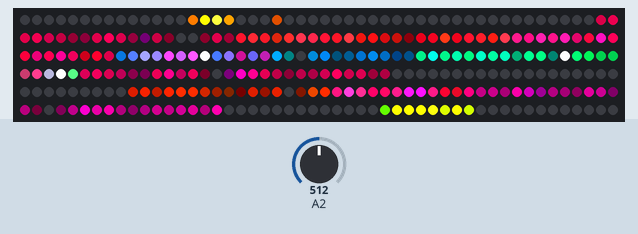
Recording of a sketch running on a simulated Arduino Uno, built with avr-gcc and run on an emulated ATmega328P. Shown: 300 RGB LEDs in strip order, left to right, continuing on the next row. The test bench sets the inputs (shaded band); at power-on: A2 = 512. Dim RGB values are drawn brighter than linear; random numbers use the default seed unless the sketch sets one; what the sketch prints to the serial monitor is not drawn.

Above: at 5.57 s.
At 13.26 s:
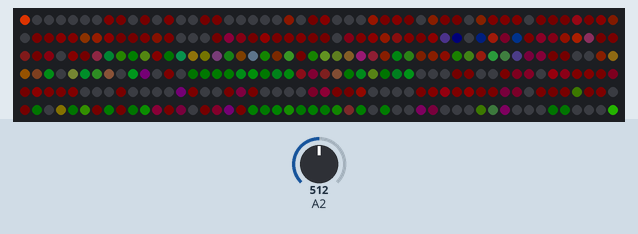
At 20.9 s:
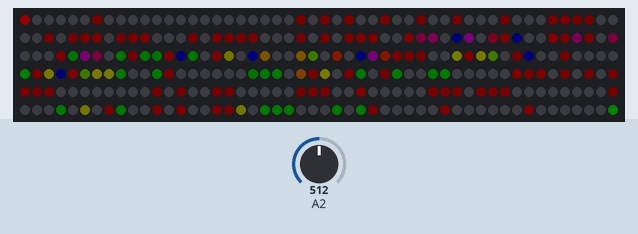
At 25.37 s:
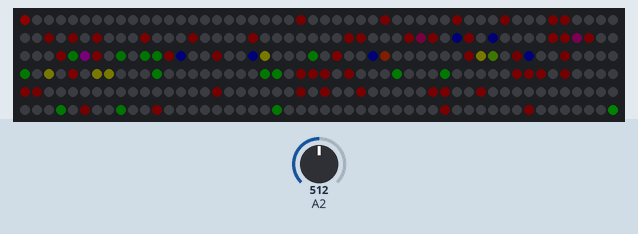
At 29.1 s:
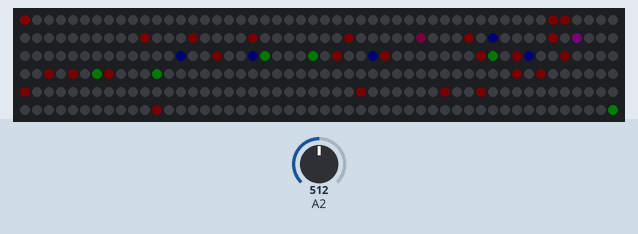
At 39.92 s:
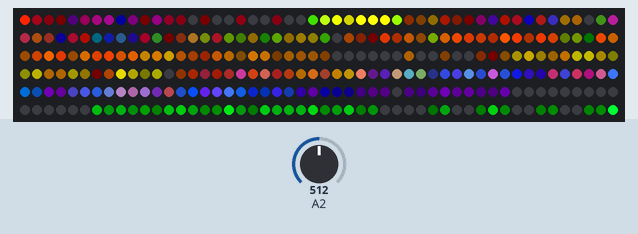

The sketch:

fireworks_with_effect_class.ino
```cpp
#include <Arduino.h>
#include <FastLED.h>
#include "vars.h"

// Effects
#include "ledeffect.h"
//#include "trails.cpp"
//#include "bpm.cpp"
//#include "strobe.cpp"
#include "firework.h"

// Master LED array
CRGBArray<NUM_LEDS> leds;
CRGBSet ledData(leds(0,NUM_LEDS));

// All LED effects
// TrailEffect trail1(1,0,false);
// TrailEffect trail2(NUM_LEDS-1,1,true,10,0);
// StrobeEffect strobe1;
// BPMEffect bpm1(240);
FireworkEffect firework1(0,0);
FireworkEffect firework2(0,0);
FireworkEffect firework3(0,0);
FireworkEffect firework4(40,0);
FireworkEffect firework5(100,0);
FireworkEffect firework6(200,0);
FireworkEffect firework7(150,0);
FireworkEffect firework8(0,0);
FireworkEffect firework9(0,0);
FireworkEffect firework10(0,0);
FireworkEffect firework11(0,0);
FireworkEffect firework12(0,0);
FireworkEffect firework13(0,0);
FireworkEffect firework14(0,0);
FireworkEffect firework15(0,0);

LedEffect *effects[] = { &firework1, &firework2, &firework3, &firework4, &firework5, &firework6, &firework7, &firework8, &firework9, &firework10, &firework11, &firework12, &firework13, &firework14, &firework15 };

const uint8_t num_effects = sizeof( effects ) / sizeof(effects[0]);
uint8_t frame_number = 0;


void setup() {
  // Set up serial connection
  Serial.begin(57600);
  Serial.setTimeout(1500);

  delay(1500);

  if (DEBUG) { Serial.println("DEBUG ON"); }
  else { Serial.println("DEBUG OFF"); }

  // Setup LEDS
  FastLED.addLeds<LED_TYPE, DATA_PIN, CLOCK_PIN, COLOR_ORDER>(leds,NUM_LEDS);
  FastLED.setBrightness(MAX_BRIGHTNESS);
  FastLED.clear();
  FastLED.show();

// Clear LEDS and then flash red, green, blue just as a quick test
  FastLED.clear(); FastLED.show(); FastLED.delay(500);
  if (DEBUG) {
    leds.fill_solid(CRGB::Red); FastLED.show(); FastLED.delay(500);
    leds.fill_solid(CRGB::Green); FastLED.show(); FastLED.delay(500);
    leds.fill_solid(CRGB::Blue); FastLED.show(); FastLED.delay(500);
    FastLED.clear(); FastLED.show(); FastLED.delay(500);
  }

  effects[0]->enable();
  effects[1]->enable();
  effects[2]->enable();
  effects[3]->enable();
  effects[4]->enable();
  effects[5]->enable();
  effects[6]->enable();
  effects[7]->enable();
  effects[8]->enable();
  effects[9]->enable();
  effects[10]->enable();
  effects[11]->enable();
  effects[12]->enable();
  effects[13]->enable();
  effects[14]->enable();
}


void loop() {

  // Clear the global LED array
  fill_solid(leds, NUM_LEDS, CRGB::Black);

  // Iterate over each effect
  for(int i = 0; i< num_effects; i++) {

    //Skip any that are disabled
    if(!(effects[i]->enabled)){
      if (DEBUG) { Serial.print("Effect render skipped - effect disabled for effect: "); Serial.println(i); }
      continue;
    }

    // Render each effect if it's delay time has elapsed
    if (DEBUG) { Serial.print("Beginning effect & frame: "); Serial.print(i); Serial.print(" "); Serial.println(frame_number); }
    effects[i] -> update();
    if (DEBUG) { Serial.print("Done with effect & frame: "); Serial.print(i); Serial.print(" "); Serial.println(frame_number); }

    // Copy the data to the global array
    for(uint16_t j = 0; j< NUM_LEDS; j++){
      ledData[j] += (effects[i]->led_data)[j];
    }
  }

  //firework1.debug_info();

  if (DEBUG) { Serial.print("Global frame complete: "); Serial.println(frame_number); }
  if (DEBUG) { frame_number++; }

  FastLED.show();
}
```

firework.h
```cpp
#ifndef FIREWORK_H
#define FIREWORK_H

#include <FastLED.h>
#include "vars.h"
#include "ledeffect.h"
// Fireworks

// Stages
//  1 - FADEUP
//      - Choose a random position, fade from black to full brightness
//  2 - EXPLOSION
//      - Create sparks and give them velocities and speeds, adding them to the leds
//  3 - FADEOUT
//      - As the sparks fly away, slow them down and begin fading, but fade firework position slowest
//  4 - WAITING
//      - Wait some random amount of time before next firework

#define MAX_NUMBER_OF_SPARKS 60
#define MIN_NUMBER_OF_SPARKS 20

class FireworkEffect: public LedEffect {
    private:
        enum stage {
            FADEUP,
            EXPLOSION,
            FADEOUT,
            WAITING
        };
        uint16_t firework_position;
        uint8_t firework_hue;
        uint16_t firework_bri;
        stage current_stage;
        uint16_t max_wait = 2000;
        uint16_t min_wait = 500;
        uint32_t next_explosion_time;
        bool exploded;
        float gravity = 0.97;
        uint8_t number_of_sparks;
        float spark_position[MAX_NUMBER_OF_SPARKS];
        float spark_velocity[MAX_NUMBER_OF_SPARKS];
        bool spark_direction[MAX_NUMBER_OF_SPARKS];
        float spark_fade[MAX_NUMBER_OF_SPARKS];
        uint8_t bg_fade = 128;
        float spark_bri[MAX_NUMBER_OF_SPARKS];
        uint8_t brightest_spark;

    public:
        // Default constructor, random position
        FireworkEffect(uint16_t startPosition=0, uint8_t startHue=0){
            if(startPosition==0){
                firework_position = random16(10,NUM_LEDS-10);
            }else{
                firework_position = startPosition;
                }
            if(startHue==0){
                firework_hue = random8();
            } else{
                firework_hue = startHue;
                }
            current_stage = WAITING;
            next_explosion_time = random16(0,3000);
        }

        void prepare_for_explosion();
        void fadeup();
        void explosion();
        void render();
        void debug_info();
};


void FireworkEffect::prepare_for_explosion(){
    if(DEBUG){Serial.println("Prepare for Explosion");}
    random16_add_entropy(analogRead(2));
    firework_position = random16(10,NUM_LEDS-10);
    current_stage = FADEUP;
    firework_hue = random8();
    firework_bri = 0;
    exploded = false;
    fill_solid(led_data, NUM_LEDS, CRGB::Black);
}

void FireworkEffect::fadeup(){
  if(DEBUG){Serial.println("Stage: FADEUP");}
    if(exploded){
        current_stage = EXPLOSION;
        number_of_sparks = random8(MIN_NUMBER_OF_SPARKS,MAX_NUMBER_OF_SPARKS+1);
        for (uint8_t i = 0; i < number_of_sparks; i++){
            spark_position[i] = (float)firework_position;
            spark_velocity[i] = (float)(random16(10,125)) / 100;
            spark_direction[i] = random8(0,2);
            spark_fade[i] = random8(5,15);
            spark_bri[i] = 255;
        }
        led_data[firework_position] = CRGB::White;
    }
    else{
        firework_bri += 5;
        led_data[firework_position] = CHSV(firework_hue, 255, firework_bri);
        if(DEBUG){Serial.print("firework_bri: "); Serial.println(firework_bri);}
        if(firework_bri >= 255){
            exploded = true;
        }
    }
}

void FireworkEffect::explosion(){
  if(DEBUG){Serial.println("EXPLOSION!");}
    // Fade all LEDs, we will light up the sparks to their own value.
    led_data.fadeToBlackBy(bg_fade);
    brightest_spark = 0;
    for (uint8_t x = 0; x < number_of_sparks; x++){

        // Update LED data with spark position
        led_data[(int)spark_position[x]] += CHSV(firework_hue,255,(uint8_t)spark_bri[x]);

        // Change position of each spark
        if(spark_direction[x]){ spark_position[x] += spark_velocity[x];}
        else                  { spark_position[x] -= spark_velocity[x];}
        spark_position[x] = constrain(spark_position[x], 0.0, (float)(NUM_LEDS-1));

        // Decrease the spark velocity
        spark_velocity[x] *= gravity;

        // Decrease spark brightness. Fade value of 1 is 1415 frames, 2 is 706 frames, 3 is 470, 10 is 139
        spark_bri[x] *= (1 - (spark_fade[x] / 256));

        // Determine brighest spark to see when they are all at 0 brightness.
        if((uint8_t)spark_bri[x] > brightest_spark){brightest_spark = (uint8_t)spark_bri[x];}
    }
    if (brightest_spark <= 00){
        fill_solid(led_data,NUM_LEDS,CRGB::Black);
        current_stage = WAITING;
        next_explosion_time = millis() + random16(min_wait + max_wait);
    }
}

void FireworkEffect::render(){
    if(current_stage == WAITING){
      if(DEBUG){Serial.println("WAITING");}
        if(millis() >= next_explosion_time){
            prepare_for_explosion();
        }
    }
    else if (current_stage == FADEUP){
        fadeup();
    }
    else if (current_stage == EXPLOSION){
        explosion();
    }
    else {
        Serial.println("How did you get here?");
    }
}


void FireworkEffect::debug_info(){
  Serial.print("| Firework position: "); Serial.print(firework_position); Serial.println("   |");
  Serial.print("| Number of sparks: "); Serial.print(number_of_sparks); Serial.println(" |");
  Serial.println("| Spark | Pos | Vel | Fade | Bri | ");
  for(uint8_t x = 0; x < number_of_sparks; x++){
    Serial.print("| "); Serial.print(x);
    Serial.print("   | "); Serial.print(spark_position[x]);
    Serial.print("   | "); Serial.print(spark_velocity[x]);
    Serial.print("   | "); Serial.print(spark_fade[x]);
    Serial.print("   | "); Serial.print(spark_bri[x]);
    Serial.println(" |");
  }
  Serial.println("---------------");
}


#endif
```

ledeffect.h
```cpp
#ifndef LED_EFFECT_H
#define LED_EFFECT_H

#include <FastLED.h>
#include "vars.h"

class LedEffect{
    public:
        bool enabled;
        CRGBArray<NUM_LEDS> led_data;
        virtual void render() = 0;
        unsigned long last_update;
        unsigned long interval = 10;

        void enable(){ enabled = true; }
        void disable(){ enabled = false; }
        void toggle(){ enabled = !enabled; }
        void change_speed(unsigned long suppliedValue){interval = suppliedValue;}

        void update(){
            if ((unsigned long)(millis() - last_update) >= interval){
                last_update = millis();
                render();
                //delay(10);
            }
        }
};

#endif
```

vars.h
```cpp
// Global Variables
#define NUM_LEDS 300
#define DATA_PIN 7
#define CLOCK_PIN 14
#define LED_TYPE APA102
#define COLOR_ORDER GRB
#define MAX_BRIGHTNESS 255
#define DEBUG 0
```
